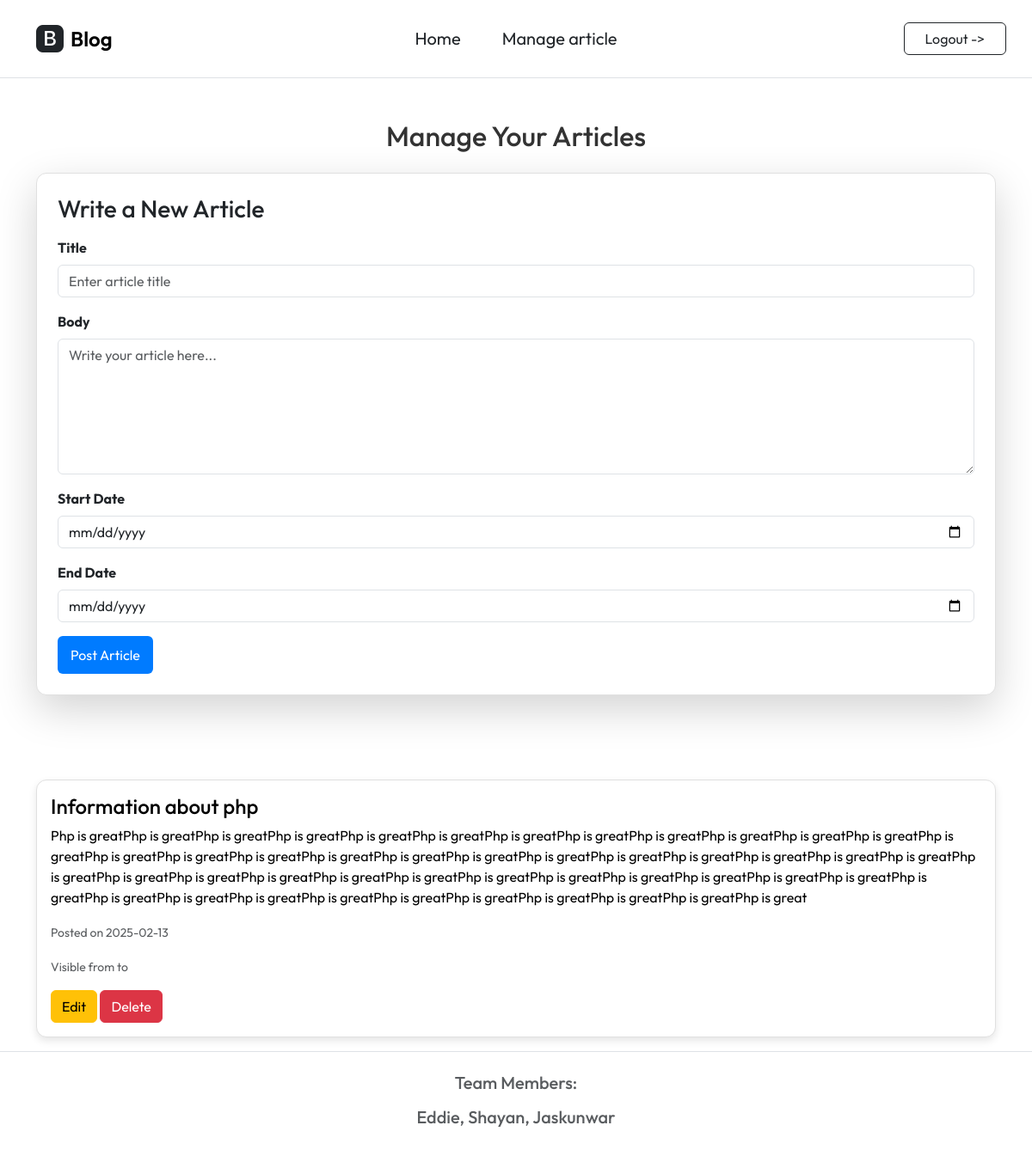
The app's page /write.php (signed in), older data.
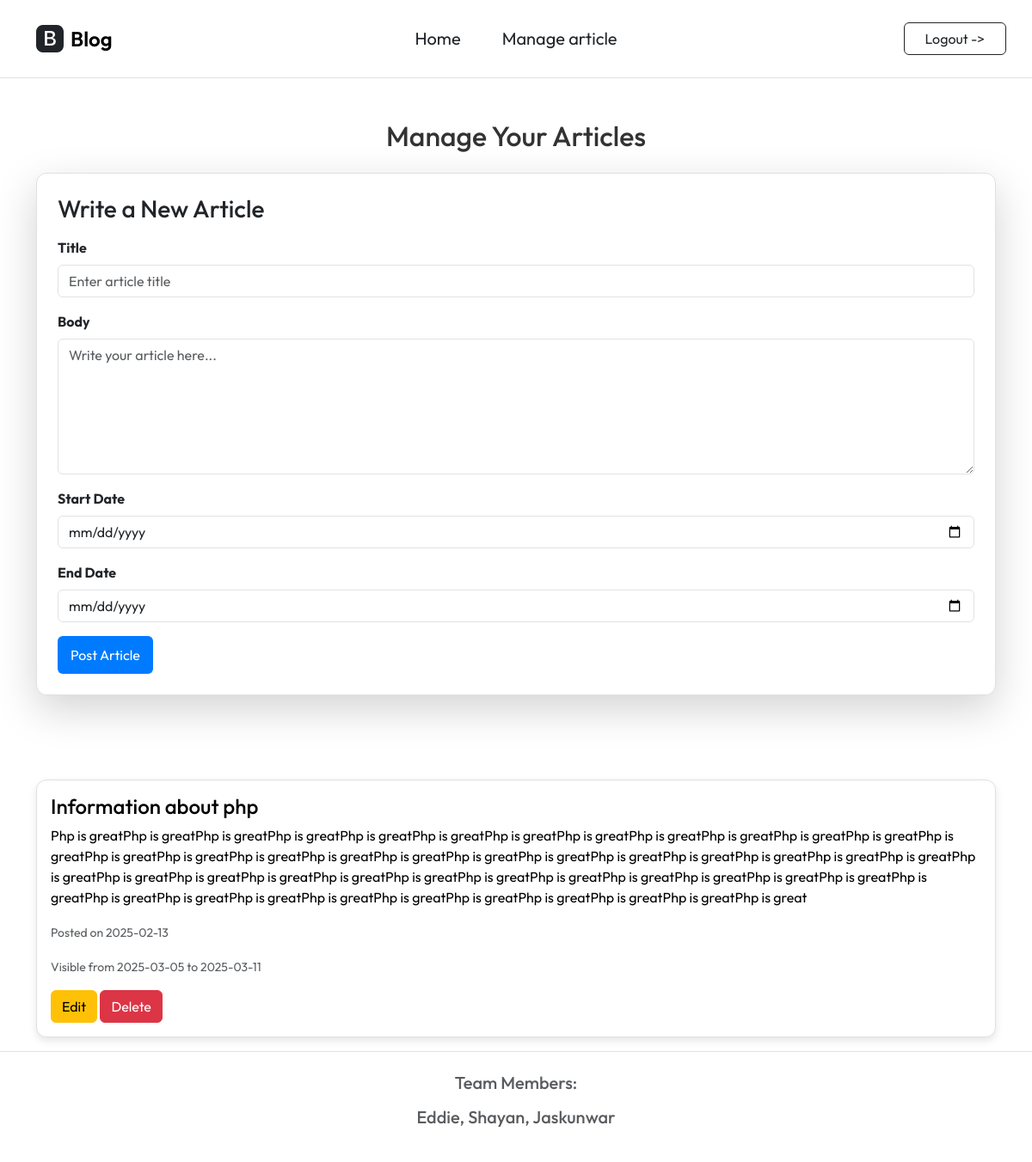
The same page, newer data.
### tables this page shows
CREATE TABLE Articles (
    ArticleId INTEGER PRIMARY KEY AUTOINCREMENT,
    ArticleTitle VARCHAR(80),
    ArticleBody VARCHAR(500),

    CreateDate DATE,
    StartDate DATE,
    EndDate DATE,

    ContributerUsername VARCHAR(80)
);

### write.php (the view, shortened to what this page needs)
<?php
$db = new SQLite3('info.db');
$username = $_SESSION['username'];
$articles = $db->query("SELECT * FROM Articles WHERE ContributerUsername = '$username' ORDER BY CreateDate DESC");
?>
<?php include('./inc/inc_header.php'); ?>
<div class="container mt-5">
    <h2 class="text-center mb-4">Manage Your Articles</h2>
    <div class="card shadow-lg p-4 mb-5">
        <h3 class="mb-3">Write a New Article</h3>
        <form method="post" novalidate>
            <div class="mb-3">
                <label for="article_title" class="form-label fw-bold">Title</label>
                <input type="text" class="form-control" name="article_title" id="article_title" required placeholder="Enter article title" value="<?= htmlspecialchars($title ?? '') ?>">
            </div>
            <div class="mb-3">
                <label for="article_body" class="form-label fw-bold">Body</label>
                <textarea class="form-control" name="article_body" id="article_body" rows="6" required placeholder="Write your article here..."><?= htmlspecialchars($body ?? '') ?></textarea>
            </div>
           <div class="mb-3">
            <label for="start_date" class="form-label fw-bold">Start Date</label>
            <input type="date" class="form-control" name="start_date" id="start_date" required value="<?= htmlspecialchars($start_date ?? '') ?>">
        </div>
        <div class="mb-3">
            <label for="end_date" class="form-label fw-bold">End Date</label>
            <input type="date" class="form-control" name="end_date" id="end_date" required value="<?= htmlspecialchars($end_date ?? '') ?>">
        </div>
            <button type="submit" name="create_article" class="btn btn-primary">Post Article</button>
        </form>
    </div>
    <h3 class="mb-3">Your Articles</h3>
    <?php while ($row = $articles->fetchArray(SQLITE3_ASSOC)) { ?>
        <div class="card mb-3">
            <div class="card-body">
                <h4 class="card-title"><?= htmlspecialchars($row['ArticleTitle']) ?></h4>
                <p class="card-text"><?= nl2br($row['ArticleBody']) ?></p>
                <p class="text-muted"><small>Posted on <?= $row['CreateDate'] ?></small></p>
                <p class="text-muted"><small>Visible from <?= $row['StartDate'] ?> to <?= $row['EndDate'] ?></small></p>
                <button class="btn btn-warning edit-article-btn"
                    data-id="<?= $row['ArticleId'] ?>"
                    data-title="<?= htmlspecialchars($row['ArticleTitle'], ENT_QUOTES, 'UTF-8') ?>"
                    data-body="<?= htmlspecialchars($row['ArticleBody'], ENT_QUOTES, 'UTF-8') ?>"
                    data-start-date="<?= $row['StartDate'] ?>"
                    data-end-date="<?= $row['EndDate'] ?>">Edit</button>
                <form method="post" class="d-inline">
                    <button type="submit" name="delete_article" class="btn btn-danger" onclick="return confirm('Are you sure you want to delete this article?');">Delete</button>
                </form>
            </div>
        </div>
    <?php } ?>
</div>
<?php include('./inc/inc_footer.php'); ?>

Row changes from the older to the newer data that the page shows:
changed articles "Information about php": StartDate (not shown) → "2025-03-05"; EndDate (not shown) → "2025-03-11"
